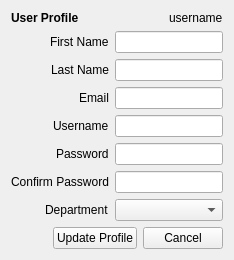
<?xml version="1.0" encoding="UTF-8"?>
<ui version="4.0">
 <class>UserFormWidget</class>
 <widget class="QWidget" name="UserFormWidget">
  <property name="windowTitle">
   <string>User Form</string>
  </property>
  <layout class="QVBoxLayout" name="verticalLayout">
   <item>
    <layout class="QHBoxLayout" name="horizontalLayout">
     <item>
      <widget class="QLabel" name="usernameLabel">
       <property name="sizePolicy">
        <sizepolicy hsizetype="Expanding" vsizetype="Preferred">
         <horstretch>0</horstretch>
         <verstretch>0</verstretch>
        </sizepolicy>
       </property>
       <property name="font">
        <font>
         <weight>75</weight>
         <bold>true</bold>
        </font>
       </property>
       <property name="text">
        <string>User Profile</string>
       </property>
      </widget>
     </item>
     <item>
      <widget class="QLabel" name="label">
       <property name="text">
        <string>username</string>
       </property>
      </widget>
     </item>
    </layout>
   </item>
   <item>
    <layout class="QFormLayout" name="formLayout">
     <property name="labelAlignment">
      <set>Qt::AlignRight|Qt::AlignTrailing|Qt::AlignVCenter</set>
     </property>
     <item row="0" column="0">
      <widget class="QLabel" name="firstNameLabel">
       <property name="text">
        <string>First Name</string>
       </property>
      </widget>
     </item>
     <item row="0" column="1">
      <widget class="QLineEdit" name="firstNameLineEdit"/>
     </item>
     <item row="1" column="0">
      <widget class="QLabel" name="lastNameLabel">
       <property name="text">
        <string>Last Name</string>
       </property>
      </widget>
     </item>
     <item row="1" column="1">
      <widget class="QLineEdit" name="lastNameLineEdit"/>
     </item>
     <item row="2" column="0">
      <widget class="QLabel" name="emailLabel">
       <property name="text">
        <string>Email</string>
       </property>
      </widget>
     </item>
     <item row="2" column="1">
      <widget class="QLineEdit" name="emailLineEdit"/>
     </item>
     <item row="3" column="0">
      <widget class="QLabel" name="usernameLabel_2">
       <property name="text">
        <string>Username</string>
       </property>
      </widget>
     </item>
     <item row="3" column="1">
      <widget class="QLineEdit" name="usernameLineEdit"/>
     </item>
     <item row="4" column="0">
      <widget class="QLabel" name="passwordLabel">
       <property name="text">
        <string>Password</string>
       </property>
      </widget>
     </item>
     <item row="4" column="1">
      <widget class="QLineEdit" name="passwordLineEdit"/>
     </item>
     <item row="5" column="0">
      <widget class="QLabel" name="confirmPasswordLabel">
       <property name="text">
        <string>Confirm Password</string>
       </property>
      </widget>
     </item>
     <item row="5" column="1">
      <widget class="QLineEdit" name="confirmPasswordLineEdit"/>
     </item>
     <item row="6" column="0">
      <widget class="QLabel" name="departmentLabel">
       <property name="text">
        <string>Department</string>
       </property>
      </widget>
     </item>
     <item row="6" column="1">
      <widget class="QComboBox" name="departmentComboBox"/>
     </item>
    </layout>
   </item>
   <item>
    <layout class="QHBoxLayout" name="horizontalLayout_2">
     <item>
      <spacer name="horizontalSpacer">
       <property name="orientation">
        <enum>Qt::Horizontal</enum>
       </property>
       <property name="sizeHint" stdset="0">
        <size>
         <width>40</width>
         <height>20</height>
        </size>
       </property>
      </spacer>
     </item>
     <item>
      <widget class="QPushButton" name="updateProfilePushButton">
       <property name="text">
        <string>Update Profile</string>
       </property>
      </widget>
     </item>
     <item>
      <widget class="QPushButton" name="cancelPushButton">
       <property name="text">
        <string>Cancel</string>
       </property>
      </widget>
     </item>
    </layout>
   </item>
  </layout>
 </widget>
 <resources/>
 <connections/>
</ui>
